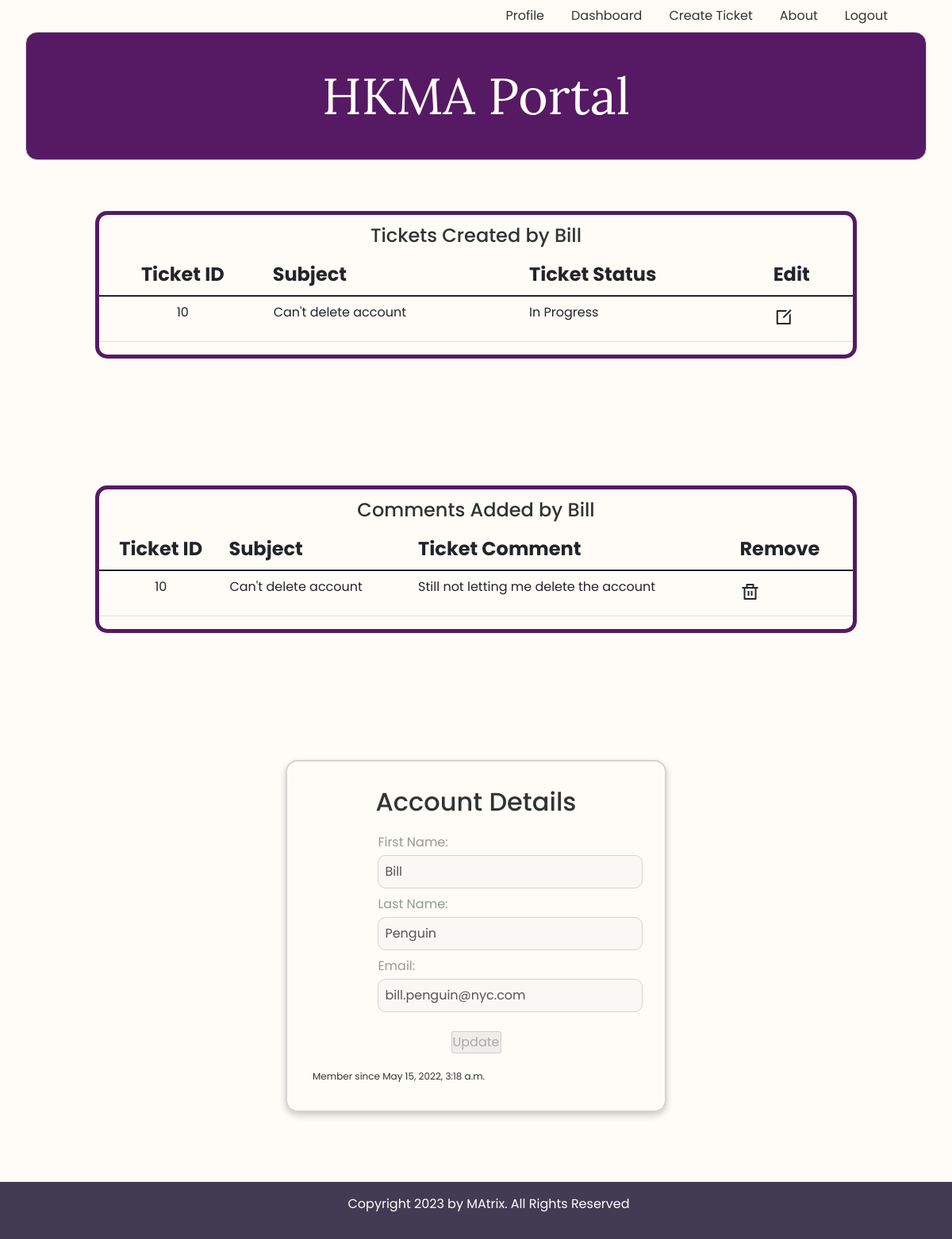
The page /profile (signed in) on the database its author committed.
### users/models.py (models this page shows)
class User(models.Model):
    first_name = models.CharField(max_length=255)
    last_name = models.CharField(max_length=255)
    email = models.CharField(max_length=255)
    password = models.TextField()
    created_at = models.DateTimeField(auto_now_add=True)
    updated_at = models.DateTimeField(auto_now=True)
    objects = UserManager()

class Ticket(models.Model):
    subject = models.CharField(max_length=250)
    ticket_type = models.CharField(max_length=50)
    ticket_status = models.CharField(max_length=50)
    ticket_description = models.CharField(max_length=350)
    created_by = models.ForeignKey(User, related_name="user_tickets", on_delete=models.CASCADE, null=True)
    created_at = models.DateTimeField(auto_now_add=True)
    updated_at = models.DateTimeField(auto_now=True)
    objects = TicketManager()

class Comment(models.Model):
    comment = models.CharField(max_length=255)
    poster = models.ForeignKey(User, related_name='user_comments', on_delete=models.CASCADE)
    ticket = models.ForeignKey(Ticket, related_name="post_comments", on_delete=models.CASCADE)
    created_at = models.DateTimeField(auto_now_add=True)

### users/views.py (the view)
# urls.py: path('profile', views.profile),
def profile(request):
    if 'user_id' not in request.session:
        return redirect('/')
    this_user = User.objects.filter(id = request.session['user_id'])
    context = {
        'user': this_user[0],
        'all_tickets': Ticket.objects.all(),
        'all_comments': Comment.objects.all()
    }
    return render(request, 'profile.html', context)

### users/templates/profile.html (shortened to what this page needs)
{% include 'logged_navbar.html'%}
<div class="profile-table">
	<h4>Tickets Created by {{user.first_name}}</h4>
	<table class="table">
		<thead>
			<tr>
				<th scope="col" id='table-id'>Ticket ID </th>
				<th scope="col">Subject </th>
				<th scope="col">Ticket Status </th>
				<th scope="col">Edit </th>
			</tr>
		</thead>
		<tbody>
		{% for ticket in all_tickets reversed%}
			{% if ticket.created_by.id == user.id %}
			<tr class="table-row">
				<td class="table-data" id='table-id'><a href="/ticket/{{ticket.id}}/edit">{{ticket.id}}</a></td>
				<td class="table-data"><a href="/ticket/{{ticket.id}}/edit">{{ticket.subject}}</a></td>
				<td>{{ticket.ticket_status}}</td>
				<td class="data-edit" title="Edit Ticket"><a href="/ticket/{{ticket.id}}/edit"><i class="ri-edit-box-line"></i></a></td>
			</tr>
			{% endif %}
		{%endfor%}
		</tbody>
	</table>
</div>
<div class="profile-table">
	<h4 class="text-center">Comments Added by {{user.first_name}}</h4>
	<table class="table">
		<thead>
			<tr>
			<th scope="col" id='table-id'>Ticket ID </th>
			<th scope="col">Subject </th>
			<th scope="col">Ticket Comment </th>
			<th scope="col">Remove</th>
			</tr>
		</thead>
		<tbody>
		{% for comment in all_comments reversed%}
			{% if comment.poster.id == user.id %}
			<tr class="table-row">
				<td class='table-data' id='table-id'>{{comment.ticket.id}}</></td>
				<td><a href="/ticket/{{comment.ticket.id}}/edit">{{comment.ticket.subject}}</a></td>
				<td>{{comment.comment}}</td>
				<td class="data-edit" title="Delete Comment"><a href="/comment/{{comment.id}}/delete"><i class="ri-delete-bin-line"></i></a></td>
			</tr>
			{% endif %}
		{%endfor%}
		</tbody>
	</table>
</div>
<div class="account-card">
	<h1>Account Details</h1>
	<div>
		<form action="/profile/{{user.id}}/update" method="POST">
			<div class="inputs">
				<label for="first_name">First Name: </label>
					<input class="form-inputs" type="text" name="first_name" value="{{ user.first_name }}" disabled>
			</div>
			<div class="inputs">
				<label for="last_name">Last Name: </label>
					<input class="form-inputs" type="text" name="last_name" value="{{ user.last_name }}" disabled>
			</div>
			<div class="inputs">
				<label for="email">Email: </label>
					<input class="form-inputs" type="email" name="email" value="{{ user.email }}" disabled>
			</div>
			<div class"inputs">
				<input class='button-input' type="submit" value="Update" disabled>
			</div>
		</form>
		<div class"inputs">
			<span>Member since {{user.created_at}}</span>
		</div>
	</div>
</div>
<div>
	{% include 'footer.html'%}
</div>

### users/static/css/style.css (style rules this page uses)
:root { --first-color: rgb(214, 228, 229); --second-color: rgb(65, 60, 84); --accent-color: rgb(86, 26, 100); --title-color: rgb(86, 26, 100); --text-color: rgb(46, 53, 50); --body-color: rgb(255, 252, 247); --white-color: rgb(255, 255, 255); --body-font: "Poppins", sans-serif; --h2-font-size: 1.25rem; --small-font-size: .813rem; --smaller-font-size: .75rem; --font-medium: 500; --font-semi-bold: 600; }
@media screen and (min-width: 1024px) { :root { --h2-font-size: 1.75rem; --normal-font-size: 1rem; --small-font-size: .875rem; --smaller-font-size: .813rem; } }
* { box-sizing: border-box; padding: 0; margin: 0; }
body { background-color: var(--body-color); font-family: var(--body-font); color: var(--text-color); }
a { margin-left: 1px; margin-right: 1px; color: inherit; transition: all .3s; text-decoration: none; }
label { margin-bottom: .25rem; opacity: 50%; }
.account-card, .login-card { border: 2px solid lightgray; border-radius: 15px; box-shadow: 0 4px 8px 0 rgba(0,0,0,0.2); transition: all .3s; display: block; margin-top: 2rem; margin-left: auto; margin-right: auto; margin-bottom: 10rem; max-width: 40%; padding: 2rem; }
.account-card span { font-size: .75rem; }
.account-card h1, .login-card h1 { font-size: 2rem; text-align: center; margin-bottom: 1.25rem; }
.inputs { display: grid; margin-left: auto; margin-right: auto; width: 60%; }
.form-inputs { outline: none; border-radius: 10px; border: 1px solid lightgray; padding: .5rem; font-size: 1rem; margin-bottom: .5rem; transition: all .3s; }
.button-input { display: block; margin: 1rem auto; cursor: pointer; }
.table-container, .profile-table { width: 80%; border: 5px solid var(--title-color); border-radius: 15px; margin-left: auto; margin-right: auto; margin-bottom: 10rem; }
.table th { text-align: left; font-size: 1.5rem; }
#table-id { text-align: center; }
.data-edit { font-size: 1.5rem; text-align: left; }
.table { transition: all .3s; }
.profile-table { margin-top: 4rem; }
.profile-table h4 { text-align: center; margin-top: .75rem; }

### rows shown on the page
User: first_name "Bill", last_name "Penguin", email "bill.penguin@nyc.com", created_at "May 15, 2022, 3:18 a.m."
Ticket: id "10", subject "Can't delete account", ticket_status "In Progress"
Comment: ticket.id "10", ticket.subject "Can't delete account", comment "Still not letting me delete the account"
